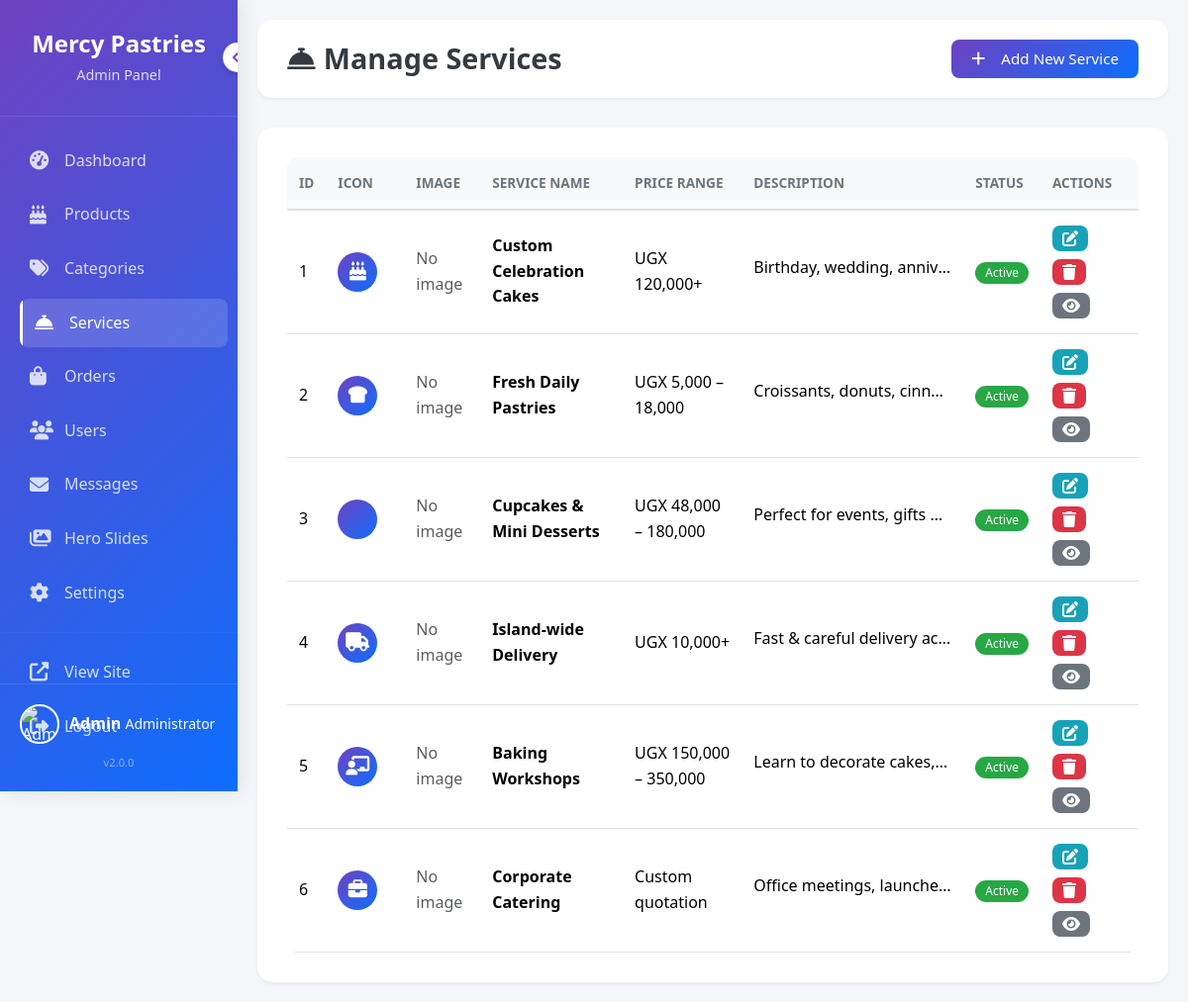
Screenshot of /admin/services.php (signed in) with the database file from the repository.
### tables this page shows
CREATE TABLE users (
    id INT PRIMARY KEY AUTO_INCREMENT,
    full_name VARCHAR(100) NOT NULL,
    email VARCHAR(100) UNIQUE NOT NULL,
    password VARCHAR(255) NOT NULL,
    phone VARCHAR(20),
    bio TEXT,
    profile_picture VARCHAR(255),
    role ENUM('user', 'admin') DEFAULT 'user',
    created_at TIMESTAMP DEFAULT CURRENT_TIMESTAMP,
    updated_at TIMESTAMP DEFAULT CURRENT_TIMESTAMP ON UPDATE CURRENT_TIMESTAMP
);

CREATE TABLE services (
    id INT PRIMARY KEY AUTO_INCREMENT,
    name VARCHAR(100) NOT NULL,
    slug VARCHAR(100) UNIQUE NOT NULL,
    description TEXT,
    price_range VARCHAR(100),
    image VARCHAR(255),
    icon VARCHAR(50),
    is_active BOOLEAN DEFAULT TRUE,
    created_at TIMESTAMP DEFAULT CURRENT_TIMESTAMP
);

### admin/services.php (the view, shortened to what this page needs)
<?php
$database = new Database();
$db = $database->getConnection();
$query = "SELECT * FROM services ORDER BY id";
$stmt = $db->prepare($query);
$stmt->execute();
$services = $stmt->fetchAll(PDO::FETCH_ASSOC);
$query = "SELECT * FROM users WHERE id = ?";
$stmt = $db->prepare($query);
$stmt->execute([$_SESSION['user_id']]);
$current_user = $stmt->fetch(PDO::FETCH_ASSOC);
?>
<!DOCTYPE html>
<html lang="en">
<head>
    <link href="https://cdn.jsdelivr.net/npm/bootstrap@5.3.3/dist/css/bootstrap.min.css" rel="stylesheet">
    <link rel="stylesheet" href="https://cdnjs.cloudflare.com/ajax/libs/font-awesome/6.5.0/css/all.min.css">
    <link rel="stylesheet" href="../css/admin.css">
    <link href="https://cdn.jsdelivr.net/npm/select2@4.1.0-rc.0/dist/css/select2.min.css" rel="stylesheet" />
</head>
<body>
    <div class="admin-wrapper">
        <?php include 'includes/sidebar.php'; ?>
        <main class="admin-main">
            <div class="admin-header">
                <h2><i class="fas fa-concierge-bell me-2"></i>Manage Services</h2>
                <div class="header-actions">
                    <button class="btn btn-primary" data-bs-toggle="modal" data-bs-target="#serviceModal">
                        <i class="fas fa-plus me-2"></i>Add New Service
                    </button>
                </div>
            </div>
            <div class="admin-content">
                <?php if (empty($services)): ?>
                    <div class="text-center py-5">
                        <i class="fas fa-concierge-bell fa-4x text-muted mb-3"></i>
                        <h4>No Services Added Yet</h4>
                        <p class="text-muted">Click the "Add New Service" button to create your first service.</p>
                    </div>
                <?php else: ?>
                    <div class="table-responsive">
                        <table class="table table-hover">
                            <thead>
                                <tr>
                                    <th>ID</th>
                                    <th>Icon</th>
                                    <th>Image</th>
                                    <th>Service Name</th>
                                    <th>Price Range</th>
                                    <th>Description</th>
                                    <th>Status</th>
                                    <th>Actions</th>
                                </tr>
                            </thead>
                            <tbody>
                                <?php foreach ($services as $service): ?>
                                <tr>
                                    <td><?php echo $service['id']; ?></td>
                                    <td class="text-center">
                                        <div class="service-icon-preview" style="width: 40px; height: 40px; font-size: 1.2rem;">
                                            <i class="fas <?php echo $service['icon'] ?: 'fa-concierge-bell'; ?>"></i>
                                        </div>
                                    </td>
                                    <td>
                                        <?php if ($service['image']): ?>
                                            <img src="../<?php echo $service['image']; ?>" alt="<?php echo $service['name']; ?>" class="service-image">
                                        <?php else: ?>
                                            <span class="text-muted">No image</span>
                                        <?php endif; ?>
                                    </td>
                                    <td>
                                        <strong><?php echo htmlspecialchars($service['name']); ?></strong>
                                    </td>
                                    <td><?php echo htmlspecialchars($service['price_range']); ?></td>
                                    <td>
                                        <span class="d-inline-block text-truncate" style="max-width: 200px;">
                                            <?php echo htmlspecialchars($service['description']); ?>
                                        </span>
                                    </td>
                                    <td>
                                        <?php if ($service['is_active']): ?>
                                            <span class="badge bg-success">Active</span>
                                        <?php else: ?>
                                            <span class="badge bg-secondary">Inactive</span>
                                        <?php endif; ?>
                                    </td>
                                    <td>
                                        <div class="table-actions">
                                            <button class="btn btn-sm btn-info" onclick="editService(<?php echo htmlspecialchars(json_encode($service)); ?>)">
                                                <i class="fas fa-edit"></i>
                                            </button>
                                            <button class="btn btn-sm btn-danger" onclick="deleteService(<?php echo $service['id']; ?>, '<?php echo addslashes($service['name']); ?>')">
                                                <i class="fas fa-trash"></i>
                                            </button>
                                            <a href="../services.php#service-<?php echo $service['id']; ?>" class="btn btn-sm btn-secondary" target="_blank">
                                                <i class="fas fa-eye"></i>
                                            </a>
                                        </div>
                                    </td>
                                </tr>
                                <?php endforeach; ?>
                            </tbody>
                        </table>
                    </div>
                <?php endif; ?>
            </div>
        </main>
    </div>
</body>
</html>

### admin/includes/sidebar.php (shortened to what this page needs)
<?php
$current_page = basename($_SERVER['PHP_SELF']);
?>
<div class="admin-sidebar" id="adminSidebar">
    <div class="sidebar-header">
        <h4>Mercy Pastries</h4>
        <p>Admin Panel</p>
        <button class="toggle-sidebar" id="toggleSidebar" title="Toggle Sidebar">
            <i class="fas fa-chevron-left"></i>
        </button>
    </div>
    <ul class="sidebar-menu">
        <li class="<?php echo $current_page == 'index.php' ? 'active' : ''; ?>">
            <a href="index.php">
                <i class="fas fa-tachometer-alt"></i>
                <span>Dashboard</span>
            </a>
        </li>
        <li class="<?php echo in_array($current_page, ['products.php', 'add-product.php', 'edit-product.php']) ? 'active' : ''; ?>">
            <a href="products.php">
                <i class="fas fa-cake-candles"></i>
                <span>Products</span>
            </a>
        </li>
        <li class="<?php echo in_array($current_page, ['categories.php', 'add-category.php', 'edit-category.php']) ? 'active' : ''; ?>">
            <a href="categories.php">
                <i class="fas fa-tags"></i>
                <span>Categories</span>
            </a>
        </li>
        <li class="<?php echo in_array($current_page, ['services.php', 'add-service.php', 'edit-service.php']) ? 'active' : ''; ?>">
            <a href="services.php">
                <i class="fas fa-concierge-bell"></i>
                <span>Services</span>
            </a>
        </li>
        <li class="<?php echo in_array($current_page, ['orders.php', 'order-details.php']) ? 'active' : ''; ?>">
            <a href="orders.php">
                <i class="fas fa-shopping-bag"></i>
                <span>Orders</span>
            </a>
        </li>
        <li class="<?php echo $current_page == 'users.php' ? 'active' : ''; ?>">
            <a href="users.php">
                <i class="fas fa-users"></i>
                <span>Users</span>
            </a>
        </li>
        <li class="<?php echo $current_page == 'messages.php' ? 'active' : ''; ?>">
            <a href="messages.php">
                <i class="fas fa-envelope"></i>
                <span>Messages</span>
            </a>
        </li>
        <li class="<?php echo $current_page == 'hero-slides.php' ? 'active' : ''; ?>">
            <a href="hero-slides.php">
                <i class="fas fa-images"></i>
                <span>Hero Slides</span>
            </a>
        </li>
        <li class="<?php echo $current_page == 'settings.php' ? 'active' : ''; ?>">
            <a href="settings.php">
                <i class="fas fa-cog"></i>
                <span>Settings</span>
            </a>
        </li>
        <li class="divider">
            <hr style="border-color: rgba(255,255,255,0.1); margin: 15px 0;">
        </li>
        <li>
            <a href="../index.php" target="_blank">
                <i class="fas fa-external-link-alt"></i>
                <span>View Site</span>
            </a>
        </li>
        <li>
            <a href="../logout.php">
                <span>Logout</span>
            </a>
        </li>
    </ul>
    <div class="sidebar-footer">
        <?php if (isset($current_user)): ?>
        <div class="user-info">
            <img src="<?php echo $current_user['profile_picture'] ?? '../images/default-avatar.png'; ?>" alt="Admin" class="user-avatar">
            <div class="user-details">
                <strong><?php echo htmlspecialchars($current_user['full_name']); ?></strong>
                <small>Administrator</small>
            </div>
        </div>
        <?php endif; ?>
        <div class="version mt-2">
            <small>v2.0.0</small>
        </div>
    </div>
</div>

### admin/services.php (style rules this page uses)
.service-icon-preview { font-size: 2rem; width: 60px; height: 60px; background: var(--gradient); color: white; border-radius: 50%; display: flex; align-items: center; justify-content: center; margin-right: 15px; }

### admin/includes/sidebar.php (style rules this page uses)
.version { color: rgba(255,255,255,0.5); font-size: 0.8rem; text-align: center; }
.divider { padding: 0 !important; }

### rows the page displays
users: full_name "Admin"
services: id "1", shows "No image", name "Custom Celebration Cakes", price_range "UGX 120,000+", description "Birthday, wedding, anniv…", is_active "Active"
services: id "2", shows "No image", name "Fresh Daily Pastries", price_range "UGX 5,000 – 18,000", description "Croissants, donuts, cinn…", is_active "Active"
services: id "3", shows "No image", name "Cupcakes & Mini Desserts", price_range "UGX 48,000 – 180,000", description "Perfect for events, gifts…", is_active "Active"
services: id "4", shows "No image", name "Island-wide Delivery", price_range "UGX 10,000+", description "Fast & careful delivery ac…", is_active "Active"
services: id "5", shows "No image", name "Baking Workshops", price_range "UGX 150,000 – 350,000", description "Learn to decorate cakes,…", is_active "Active"
services: id "6", shows "No image", name "Corporate Catering", price_range "Custom quotation", description "Office meetings, launche…", is_active "Active"
